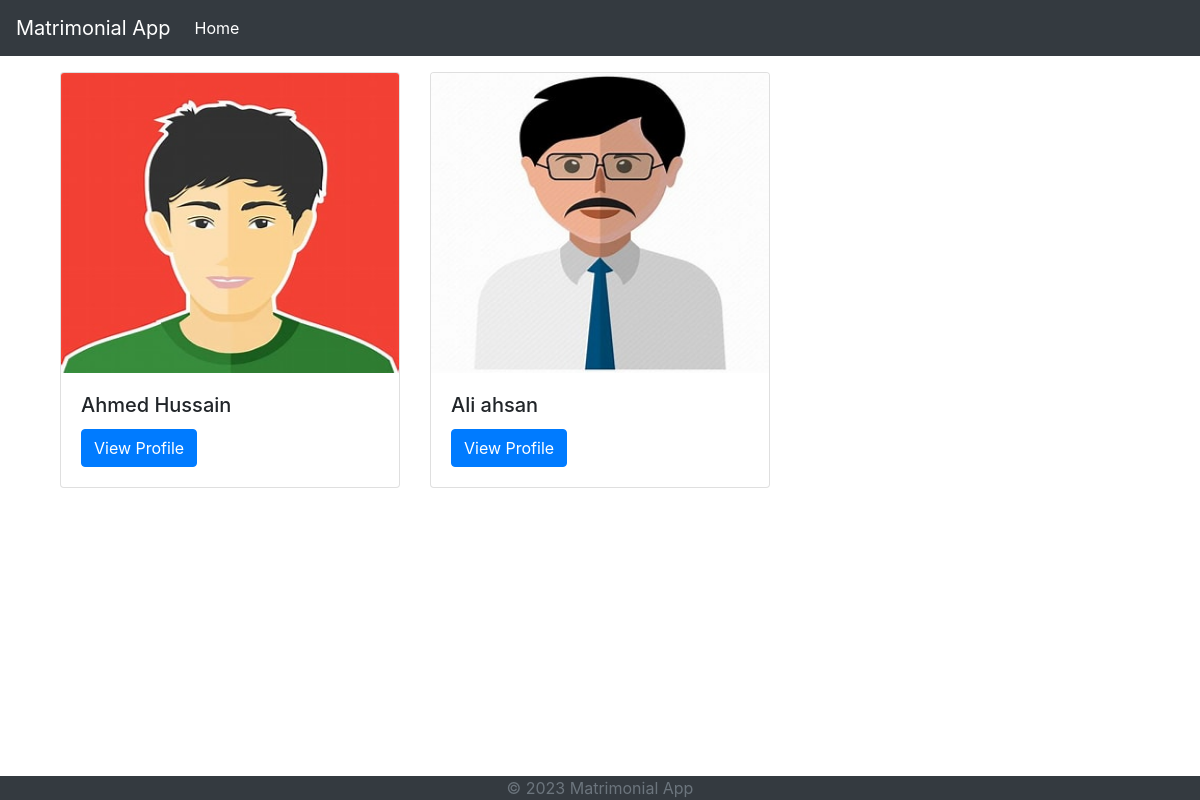
Before: / with the older database file.
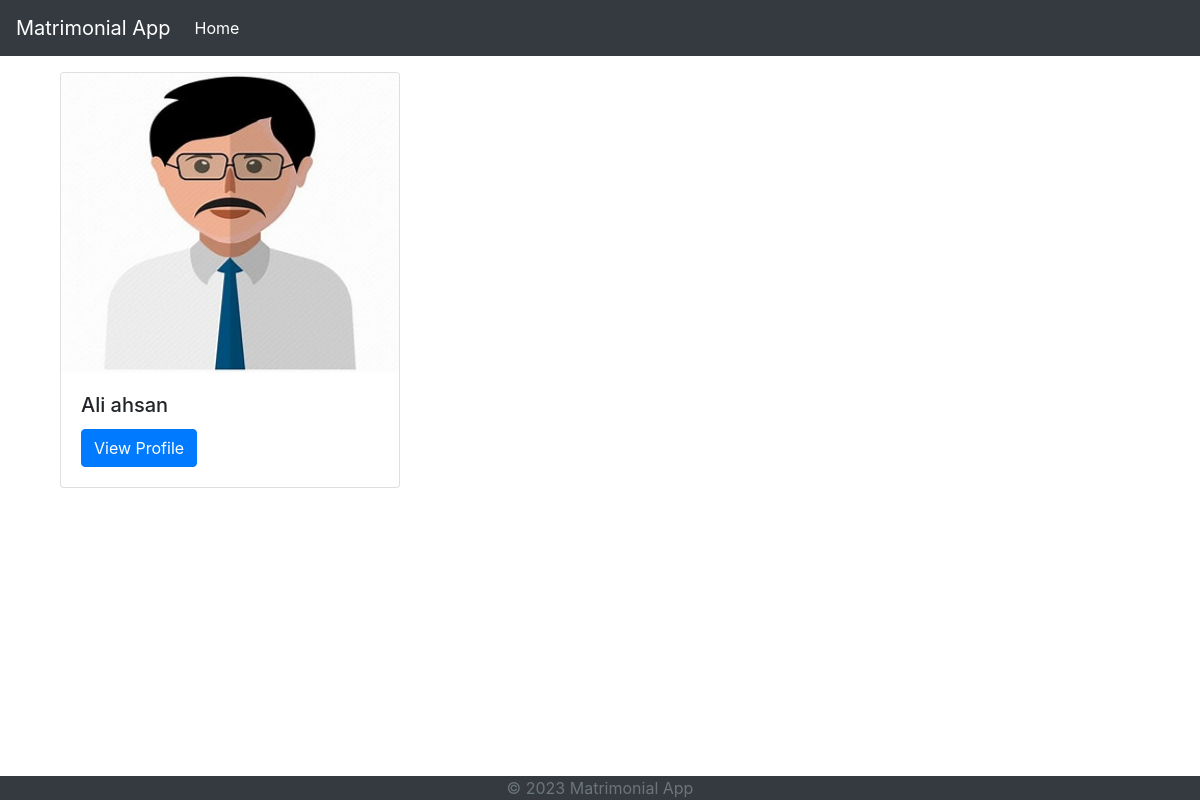
After: the same page with the newer database file.
### shaadi/models.py (models this page shows, shortened)
class Profile(models.Model):
    gender_choices=[
        ('M','Male'),
        ('F','Female'),
    ]
    name=models.CharField(max_length=100,default='Unnamed')
    profile_pic=models.ImageField(null=True,blank=True)
    age=models.IntegerField()
    gender=models.CharField(max_length=1, choices=gender_choices)
    occupation=models.CharField(max_length=100,null=True,blank= True)
    birth_date=models.DateField(null=True)
    is_married=models.BooleanField(default=False)
    email=models.EmailField(unique=True,null=True)
    religion=models.ForeignKey(Religion, on_delete=models.CASCADE, related_name='profiles',null=True)
    sect=models.ForeignKey(Sect, on_delete=models.CASCADE, related_name='profiles',null=True)
    caste=models.ForeignKey(Caste, on_delete=models.CASCADE, related_name='profiles',null=True)
    hobbies=models.ManyToManyField(Hobby, related_name='profiles',null=True)
    father=models.OneToOneField(FatherProfile, on_delete=models.CASCADE, related_name='dependent',null=True)

### shaadi/views.py (the view)
# urls.py: path('', views.ProfileListView, name='profile_list'),
def ProfileListView(request):
    profiles= Profile.objects.all()
    return render(request, 'shaadi/profile_list.html', {'profiles':profiles})

### shaadi/templates/shaadi/profile_list.html (shortened to what this page needs)
{% extends 'shaadi/base.html' %}
{% load static %}
{% block content %}
<div class="container">
    <div class="row">
        {% for profile in profiles %}
        <div class="col-md-4">
            <div class="card">
                <img class="card-img-top" src="{{ profile.profile_pic.url }}" alt="Profile picture" width="300" height="300">
                <div class="card-body">
                    <h5 class="card-title">{{ profile.name }}</h5>
                    <a href="{% url 'shaadi:profile_detail' profile.id %}" class="btn btn-primary">View Profile</a>
                </div>
            </div>
        </div>
        {% endfor %}
    </div>
</div>
{% endblock %}

### shaadi/templates/shaadi/base.html (shortened to what this page needs)
{% load static %}
<!DOCTYPE html>
<html>
<head>
    <link rel="stylesheet" href="https://stackpath.bootstrapcdn.com/bootstrap/4.3.1/css/bootstrap.min.css">
</head>
<body>
    {% include 'shaadi/header.html' %}
    <main role="main" class="container">
        {% block content %}{% endblock %}
    </main>
    {% include 'shaadi/footer.html' %}
</body>
</html>

### shaadi/templates/shaadi/header.html (shortened to what this page needs)
<nav class="navbar navbar-expand-lg navbar-dark bg-dark">
    <a class="navbar-brand" href="#">Matrimonial App</a>
    <div class="collapse navbar-collapse" id="navbarNav">
      <ul class="navbar-nav">
        <li class="nav-item active">
          <a class="nav-link" href="{% url 'shaadi:profile_list' %}">Home</a>
        </li>
      </ul>
    </div>
  </nav>

### shaadi/templates/shaadi/footer.html
<footer class="footer bg-dark mt-5 fixed-bottom">
    <div class="container">
      <span class="text-muted text-center d-block">© 2023 Matrimonial App</span>
    </div>
  </footer>

Changed rows visible on the page:
removed Profile: profile_pic (picture), name "Ahmed Hussain"
